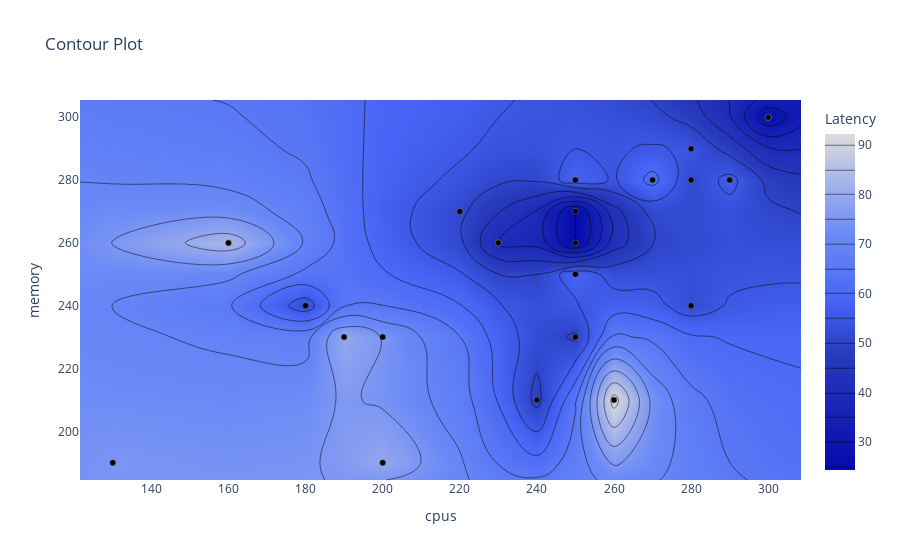

The cell this chart's notebook holds for it:
### Code cell
def get_latency(trial):
    return trial.values[0]
fig = optuna.visualization.plot_contour(study, params=["cpus", "memory"], target=get_latency, target_name="Latency")
fig.show()
# def get_throughput(trial):
#     return trial.values[1]
# fig1 = optuna.visualization.plot_contour(study, params=["cpus", "memory"], target=get_throughput, target_name="Throughput")
# fig1.show()

### Figure 1 — Plotly figure (JSON) as saved in the notebook; plotly's stock layout.template omitted (floating-point values rounded to 4 significant figures; data arrays with more than 128 entries replaced by an {"elided": "..."} marker saying what was removed)
{"data": [{"colorbar": {"title": {"text": "Latency"}}, "colorscale": [[0, "rgb(5,10,172)"], [0.35, "rgb(40,60,190)"], [0.5, "rgb(70,100,245)"], [0.6, "rgb(90,120,245)"], [0.7, "rgb(106,137,247)"], [1, "rgb(220,220,220)"]], "connectgaps": true, "contours": {"coloring": "heatmap"}, "hoverinfo": "none", "line": {"smoothing": 1.3}, "reversescale": false, "type": "contour", "x": [121.5, 130, 160, 180, 190, 200, 220, 230, 240, 250, 260, 270, 280, 290, 300, 308.5], "y": [184.5, 190, 210, 230, 240, 250, 260, 270, 280, 290, 300, 305.5], "z": {"elided": "12x16 float values"}}, {"marker": {"color": "black", "line": {"color": "Grey", "width": 0.5}}, "mode": "markers", "showlegend": false, "type": "scatter", "x": [190, 200, 200, 160, 130, 300, 300, 300, 300, 250, 250, 230, 250, 230, 270, 240, 280, 220, 280, 250, 180, 280, 250, 290, 260], "y": [230, 230, 190, 260, 190, 300, 300, 300, 300, 270, 260, 260, 230, 260, 280, 210, 280, 270, 240, 280, 240, 290, 250, 280, 210]}], "layout": {"title": {"text": "Contour Plot"}, "xaxis": {"range": [121.5, 308.5], "title": {"text": "cpus"}}, "yaxis": {"range": [184.5, 305.5], "title": {"text": "memory"}}}}
